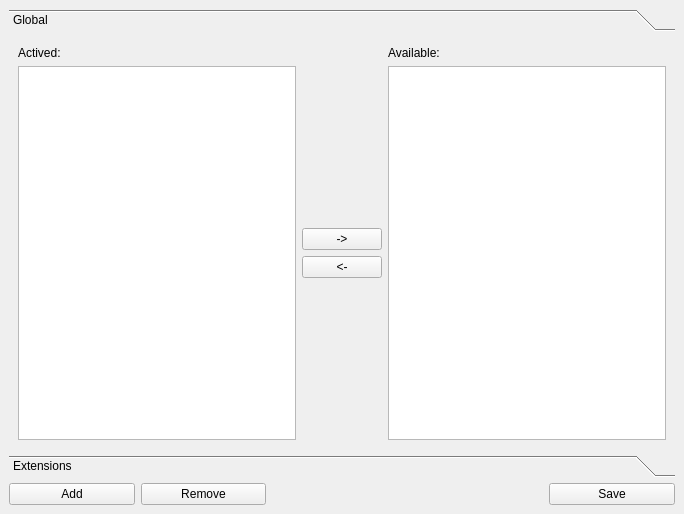
<?xml version="1.0" encoding="UTF-8"?>
<ui version="4.0">
 <class>Preferences</class>
 <widget class="QMainWindow" name="Preferences">
  <property name="geometry">
   <rect>
    <x>0</x>
    <y>0</y>
    <width>684</width>
    <height>514</height>
   </rect>
  </property>
  <property name="sizePolicy">
   <sizepolicy hsizetype="Fixed" vsizetype="Fixed">
    <horstretch>0</horstretch>
    <verstretch>0</verstretch>
   </sizepolicy>
  </property>
  <property name="minimumSize">
   <size>
    <width>684</width>
    <height>514</height>
   </size>
  </property>
  <property name="maximumSize">
   <size>
    <width>684</width>
    <height>514</height>
   </size>
  </property>
  <property name="windowTitle">
   <string>Settings</string>
  </property>
  <widget class="QWidget" name="centralWidget">
   <property name="sizePolicy">
    <sizepolicy hsizetype="Fixed" vsizetype="Fixed">
     <horstretch>0</horstretch>
     <verstretch>0</verstretch>
    </sizepolicy>
   </property>
   <property name="maximumSize">
    <size>
     <width>684</width>
     <height>514</height>
    </size>
   </property>
   <layout class="QVBoxLayout" name="verticalLayout_2">
    <item>
     <widget class="QToolBox" name="toolBox_2">
      <property name="currentIndex">
       <number>0</number>
      </property>
      <widget class="QWidget" name="page_3">
       <property name="geometry">
        <rect>
         <x>0</x>
         <y>0</y>
         <width>666</width>
         <height>390</height>
        </rect>
       </property>
       <attribute name="label">
        <string>Global</string>
       </attribute>
       <layout class="QGridLayout" name="gridLayout">
        <item row="1" column="1">
         <widget class="QWidget" name="widget" native="true">
          <property name="sizePolicy">
           <sizepolicy hsizetype="Fixed" vsizetype="Fixed">
            <horstretch>0</horstretch>
            <verstretch>0</verstretch>
           </sizepolicy>
          </property>
          <layout class="QVBoxLayout" name="verticalLayout_3">
           <property name="leftMargin">
            <number>0</number>
           </property>
           <property name="topMargin">
            <number>0</number>
           </property>
           <property name="rightMargin">
            <number>0</number>
           </property>
           <property name="bottomMargin">
            <number>0</number>
           </property>
           <item>
            <widget class="QPushButton" name="removeCodecPushButton">
             <property name="toolTip">
              <string>codec remove</string>
             </property>
             <property name="whatsThis">
              <string/>
             </property>
             <property name="text">
              <string>-&gt;</string>
             </property>
            </widget>
           </item>
           <item>
            <widget class="QPushButton" name="addCodecPushButton">
             <property name="toolTip">
              <string>codec add</string>
             </property>
             <property name="whatsThis">
              <string/>
             </property>
             <property name="text">
              <string>&lt;-</string>
             </property>
            </widget>
           </item>
          </layout>
         </widget>
        </item>
        <item row="0" column="2">
         <widget class="QLabel" name="label_14">
          <property name="text">
           <string>Available:</string>
          </property>
         </widget>
        </item>
        <item row="0" column="0">
         <widget class="QLabel" name="label_12">
          <property name="text">
           <string>Actived:</string>
          </property>
         </widget>
        </item>
        <item row="1" column="2">
         <widget class="QListWidget" name="availableListWidget"/>
        </item>
        <item row="1" column="0">
         <widget class="QListWidget" name="selectedListWidget">
          <property name="dragEnabled">
           <bool>true</bool>
          </property>
          <property name="dragDropMode">
           <enum>QAbstractItemView::DragDropMode::InternalMove</enum>
          </property>
         </widget>
        </item>
       </layout>
      </widget>
      <widget class="QWidget" name="page_4">
       <property name="geometry">
        <rect>
         <x>0</x>
         <y>0</y>
         <width>666</width>
         <height>390</height>
        </rect>
       </property>
       <attribute name="label">
        <string>Extensions</string>
       </attribute>
       <layout class="QHBoxLayout" name="horizontalLayout_9">
        <item>
         <widget class="QListWidget" name="telephonesList">
          <property name="sizePolicy">
           <sizepolicy hsizetype="Fixed" vsizetype="Expanding">
            <horstretch>0</horstretch>
            <verstretch>0</verstretch>
           </sizepolicy>
          </property>
         </widget>
        </item>
        <item>
         <widget class="QToolBox" name="toolBox">
          <property name="currentIndex">
           <number>3</number>
          </property>
          <widget class="QWidget" name="sipinfo">
           <property name="geometry">
            <rect>
             <x>0</x>
             <y>0</y>
             <width>175</width>
             <height>110</height>
            </rect>
           </property>
           <attribute name="label">
            <string>SIP Basics</string>
           </attribute>
           <layout class="QVBoxLayout" name="verticalLayout_4">
            <item>
             <widget class="QCheckBox" name="activeCheckbox">
              <property name="text">
               <string>Active</string>
              </property>
             </widget>
            </item>
            <item>
             <layout class="QHBoxLayout" name="horizontalLayout_5">
              <item>
               <widget class="QLabel" name="label_4">
                <property name="minimumSize">
                 <size>
                  <width>100</width>
                  <height>0</height>
                 </size>
                </property>
                <property name="text">
                 <string>Username</string>
                </property>
               </widget>
              </item>
              <item>
               <widget class="QLineEdit" name="usernameEdit">
                <property name="toolTip">
                 <string>extension@domain</string>
                </property>
               </widget>
              </item>
             </layout>
            </item>
            <item>
             <layout class="QHBoxLayout" name="horizontalLayout_6">
              <item>
               <widget class="QLabel" name="label_5">
                <property name="minimumSize">
                 <size>
                  <width>100</width>
                  <height>0</height>
                 </size>
                </property>
                <property name="text">
                 <string>Password</string>
                </property>
               </widget>
              </item>
              <item>
               <widget class="QLineEdit" name="passwordEdit"/>
              </item>
             </layout>
            </item>
            <item>
             <spacer name="verticalSpacer">
              <property name="orientation">
               <enum>Qt::Orientation::Vertical</enum>
              </property>
              <property name="sizeHint" stdset="0">
               <size>
                <width>20</width>
                <height>40</height>
               </size>
              </property>
             </spacer>
            </item>
           </layout>
          </widget>
          <widget class="QWidget" name="sipadvanced">
           <property name="geometry">
            <rect>
             <x>0</x>
             <y>0</y>
             <width>189</width>
             <height>318</height>
            </rect>
           </property>
           <attribute name="label">
            <string>SIP Advanced</string>
           </attribute>
           <layout class="QVBoxLayout" name="verticalLayout_5">
            <item>
             <layout class="QHBoxLayout" name="horizontalLayout_2">
              <item>
               <widget class="QLabel" name="label">
                <property name="minimumSize">
                 <size>
                  <width>100</width>
                  <height>0</height>
                 </size>
                </property>
                <property name="text">
                 <string>Description</string>
                </property>
               </widget>
              </item>
              <item>
               <widget class="QLineEdit" name="descriptionEdit"/>
              </item>
             </layout>
            </item>
            <item>
             <layout class="QHBoxLayout" name="horizontalLayout_3">
              <item>
               <widget class="QLabel" name="label_2">
                <property name="minimumSize">
                 <size>
                  <width>100</width>
                  <height>0</height>
                 </size>
                </property>
                <property name="text">
                 <string>Full Name</string>
                </property>
               </widget>
              </item>
              <item>
               <widget class="QLineEdit" name="nameEdit"/>
              </item>
             </layout>
            </item>
            <item>
             <layout class="QHBoxLayout" name="horizontalLayout_4">
              <item>
               <widget class="QLabel" name="label_3">
                <property name="sizePolicy">
                 <sizepolicy hsizetype="Preferred" vsizetype="Preferred">
                  <horstretch>0</horstretch>
                  <verstretch>0</verstretch>
                 </sizepolicy>
                </property>
                <property name="minimumSize">
                 <size>
                  <width>100</width>
                  <height>0</height>
                 </size>
                </property>
                <property name="text">
                 <string>Domain</string>
                </property>
               </widget>
              </item>
              <item>
               <widget class="QLineEdit" name="domainEdit"/>
              </item>
             </layout>
            </item>
            <item>
             <layout class="QHBoxLayout" name="horizontalLayout_16">
              <item>
               <widget class="QLabel" name="label_13">
                <property name="sizePolicy">
                 <sizepolicy hsizetype="Preferred" vsizetype="Preferred">
                  <horstretch>0</horstretch>
                  <verstretch>0</verstretch>
                 </sizepolicy>
                </property>
                <property name="minimumSize">
                 <size>
                  <width>100</width>
                  <height>0</height>
                 </size>
                </property>
                <property name="text">
                 <string>Proxy</string>
                </property>
               </widget>
              </item>
              <item>
               <widget class="QLineEdit" name="proxyEdit"/>
              </item>
             </layout>
            </item>
            <item>
             <widget class="QCheckBox" name="registerStartupCheckbox">
              <property name="text">
               <string>Register on startup</string>
              </property>
             </widget>
            </item>
            <item>
             <widget class="QCheckBox" name="subPresenceCheckbox">
              <property name="text">
               <string>Subscribe presence</string>
              </property>
             </widget>
            </item>
            <item>
             <widget class="QCheckBox" name="pubPresenceCheckbox">
              <property name="text">
               <string>Publish presence</string>
              </property>
             </widget>
            </item>
            <item>
             <widget class="QCheckBox" name="blfCheckbox">
              <property name="text">
               <string>Use BLF</string>
              </property>
             </widget>
            </item>
            <item>
             <widget class="QCheckBox" name="ringbackCheckbox">
              <property name="text">
               <string>Disable ringback tone</string>
              </property>
             </widget>
            </item>
            <item>
             <widget class="QPushButton" name="customRingtoneButton">
              <property name="text">
               <string>Custom ringtone</string>
              </property>
             </widget>
            </item>
            <item>
             <spacer name="verticalSpacer_2">
              <property name="orientation">
               <enum>Qt::Orientation::Vertical</enum>
              </property>
              <property name="sizeHint" stdset="0">
               <size>
                <width>20</width>
                <height>40</height>
               </size>
              </property>
             </spacer>
            </item>
           </layout>
          </widget>
          <widget class="QWidget" name="network">
           <property name="geometry">
            <rect>
             <x>0</x>
             <y>0</y>
             <width>358</width>
             <height>210</height>
            </rect>
           </property>
           <attribute name="label">
            <string>Network</string>
           </attribute>
           <layout class="QVBoxLayout" name="verticalLayout">
            <item>
             <layout class="QHBoxLayout" name="horizontalLayout_11">
              <item>
               <widget class="QLabel" name="label_6">
                <property name="enabled">
                 <bool>true</bool>
                </property>
                <property name="sizePolicy">
                 <sizepolicy hsizetype="Minimum" vsizetype="Preferred">
                  <horstretch>0</horstretch>
                  <verstretch>0</verstretch>
                 </sizepolicy>
                </property>
                <property name="minimumSize">
                 <size>
                  <width>190</width>
                  <height>0</height>
                 </size>
                </property>
                <property name="maximumSize">
                 <size>
                  <width>190</width>
                  <height>16777215</height>
                 </size>
                </property>
                <property name="text">
                 <string>Transport</string>
                </property>
               </widget>
              </item>
              <item>
               <widget class="QComboBox" name="transportCombobox">
                <item>
                 <property name="text">
                  <string>UDP</string>
                 </property>
                </item>
                <item>
                 <property name="text">
                  <string>TCP</string>
                 </property>
                </item>
               </widget>
              </item>
             </layout>
            </item>
            <item>
             <layout class="QHBoxLayout" name="horizontalLayout_12">
              <item>
               <widget class="QLabel" name="label_8">
                <property name="enabled">
                 <bool>true</bool>
                </property>
                <property name="sizePolicy">
                 <sizepolicy hsizetype="Minimum" vsizetype="Preferred">
                  <horstretch>0</horstretch>
                  <verstretch>0</verstretch>
                 </sizepolicy>
                </property>
                <property name="minimumSize">
                 <size>
                  <width>190</width>
                  <height>0</height>
                 </size>
                </property>
                <property name="maximumSize">
                 <size>
                  <width>190</width>
                  <height>16777215</height>
                 </size>
                </property>
                <property name="text">
                 <string>Subscription expiry delay</string>
                </property>
               </widget>
              </item>
              <item>
               <widget class="QLineEdit" name="subDelayEdit"/>
              </item>
             </layout>
            </item>
            <item>
             <layout class="QHBoxLayout" name="horizontalLayout_13">
              <item>
               <widget class="QLabel" name="label_9">
                <property name="enabled">
                 <bool>true</bool>
                </property>
                <property name="sizePolicy">
                 <sizepolicy hsizetype="Minimum" vsizetype="Preferred">
                  <horstretch>0</horstretch>
                  <verstretch>0</verstretch>
                 </sizepolicy>
                </property>
                <property name="minimumSize">
                 <size>
                  <width>190</width>
                  <height>0</height>
                 </size>
                </property>
                <property name="maximumSize">
                 <size>
                  <width>190</width>
                  <height>16777215</height>
                 </size>
                </property>
                <property name="text">
                 <string>Keep alive expiry delay</string>
                </property>
               </widget>
              </item>
              <item>
               <widget class="QLineEdit" name="keepAliveDelayEdit"/>
              </item>
             </layout>
            </item>
            <item>
             <layout class="QHBoxLayout" name="horizontalLayout">
              <item>
               <widget class="QLabel" name="label_7">
                <property name="enabled">
                 <bool>true</bool>
                </property>
                <property name="sizePolicy">
                 <sizepolicy hsizetype="Minimum" vsizetype="Preferred">
                  <horstretch>0</horstretch>
                  <verstretch>0</verstretch>
                 </sizepolicy>
                </property>
                <property name="minimumSize">
                 <size>
                  <width>190</width>
                  <height>0</height>
                 </size>
                </property>
                <property name="maximumSize">
                 <size>
                  <width>190</width>
                  <height>16777215</height>
                 </size>
                </property>
                <property name="text">
                 <string>Registration expiry delay</string>
                </property>
               </widget>
              </item>
              <item>
               <widget class="QLineEdit" name="registrationDelayEdit"/>
              </item>
             </layout>
            </item>
            <item>
             <layout class="QHBoxLayout" name="horizontalLayout_14">
              <item>
               <widget class="QLabel" name="label_10">
                <property name="enabled">
                 <bool>true</bool>
                </property>
                <property name="sizePolicy">
                 <sizepolicy hsizetype="Minimum" vsizetype="Preferred">
                  <horstretch>0</horstretch>
                  <verstretch>0</verstretch>
                 </sizepolicy>
                </property>
                <property name="minimumSize">
                 <size>
                  <width>190</width>
                  <height>0</height>
                 </size>
                </property>
                <property name="maximumSize">
                 <size>
                  <width>190</width>
                  <height>16777215</height>
                 </size>
                </property>
                <property name="text">
                 <string>Use STUN</string>
                </property>
               </widget>
              </item>
              <item>
               <widget class="QComboBox" name="stunCombobox">
                <item>
                 <property name="text">
                  <string>Use global STUN</string>
                 </property>
                </item>
                <item>
                 <property name="text">
                  <string>Don't use STUN</string>
                 </property>
                </item>
                <item>
                 <property name="text">
                  <string>Use custom STUN</string>
                 </property>
                </item>
               </widget>
              </item>
             </layout>
            </item>
            <item>
             <layout class="QHBoxLayout" name="horizontalLayout_15">
              <item>
               <widget class="QLabel" name="label_11">
                <property name="enabled">
                 <bool>true</bool>
                </property>
                <property name="sizePolicy">
                 <sizepolicy hsizetype="Minimum" vsizetype="Preferred">
                  <horstretch>0</horstretch>
                  <verstretch>0</verstretch>
                 </sizepolicy>
                </property>
                <property name="minimumSize">
                 <size>
                  <width>190</width>
                  <height>0</height>
                 </size>
                </property>
                <property name="maximumSize">
                 <size>
                  <width>190</width>
                  <height>16777215</height>
                 </size>
                </property>
                <property name="text">
                 <string>STUN Server</string>
                </property>
               </widget>
              </item>
              <item>
               <widget class="QLineEdit" name="stunEdit"/>
              </item>
             </layout>
            </item>
            <item>
             <spacer name="verticalSpacer_3">
              <property name="orientation">
               <enum>Qt::Orientation::Vertical</enum>
              </property>
              <property name="sizeHint" stdset="0">
               <size>
                <width>20</width>
                <height>310</height>
               </size>
              </property>
             </spacer>
            </item>
           </layout>
          </widget>
          <widget class="QWidget" name="security">
           <property name="geometry">
            <rect>
             <x>0</x>
             <y>0</y>
             <width>386</width>
             <height>244</height>
            </rect>
           </property>
           <attribute name="label">
            <string>Security</string>
           </attribute>
           <layout class="QVBoxLayout" name="verticalLayout_6">
            <item>
             <layout class="QHBoxLayout" name="horizontalLayout_10">
              <item>
               <widget class="QLabel" name="label_15">
                <property name="text">
                 <string>SRTP Model</string>
                </property>
               </widget>
              </item>
              <item>
               <widget class="QComboBox" name="srtpModelComboBox">
                <item>
                 <property name="text">
                  <string>Disabled</string>
                 </property>
                </item>
                <item>
                 <property name="text">
                  <string>Optional</string>
                 </property>
                </item>
                <item>
                 <property name="text">
                  <string>Mandatory</string>
                 </property>
                </item>
               </widget>
              </item>
              <item>
               <spacer name="horizontalSpacer_2">
                <property name="orientation">
                 <enum>Qt::Orientation::Horizontal</enum>
                </property>
                <property name="sizeHint" stdset="0">
                 <size>
                  <width>40</width>
                  <height>20</height>
                 </size>
                </property>
               </spacer>
              </item>
             </layout>
            </item>
            <item>
             <spacer name="verticalSpacer_4">
              <property name="orientation">
               <enum>Qt::Orientation::Vertical</enum>
              </property>
              <property name="sizeHint" stdset="0">
               <size>
                <width>20</width>
                <height>191</height>
               </size>
              </property>
             </spacer>
            </item>
           </layout>
          </widget>
         </widget>
        </item>
       </layout>
      </widget>
     </widget>
    </item>
    <item>
     <layout class="QHBoxLayout" name="horizontalLayout_8"/>
    </item>
    <item>
     <layout class="QHBoxLayout" name="horizontalLayout_7">
      <item>
       <widget class="QPushButton" name="addButton">
        <property name="text">
         <string>Add</string>
        </property>
       </widget>
      </item>
      <item>
       <widget class="QPushButton" name="removeButton">
        <property name="text">
         <string>Remove</string>
        </property>
       </widget>
      </item>
      <item>
       <spacer name="horizontalSpacer">
        <property name="orientation">
         <enum>Qt::Orientation::Horizontal</enum>
        </property>
        <property name="sizeType">
         <enum>QSizePolicy::Policy::Fixed</enum>
        </property>
        <property name="sizeHint" stdset="0">
         <size>
          <width>277</width>
          <height>20</height>
         </size>
        </property>
       </spacer>
      </item>
      <item>
       <widget class="QPushButton" name="saveButton">
        <property name="text">
         <string>Save</string>
        </property>
       </widget>
      </item>
     </layout>
    </item>
   </layout>
  </widget>
 </widget>
 <resources/>
 <connections/>
</ui>
